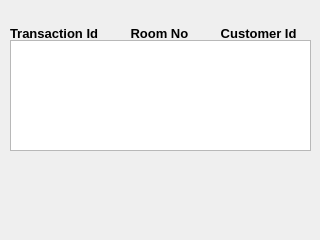
<?xml version="1.0" encoding="UTF-8"?>
<ui version="4.0">
 <class>transaction</class>
 <widget class="QDialog" name="transaction">
  <property name="windowModality">
   <enum>Qt::WindowModal</enum>
  </property>
  <property name="geometry">
   <rect>
    <x>0</x>
    <y>0</y>
    <width>320</width>
    <height>240</height>
   </rect>
  </property>
  <property name="windowTitle">
   <string>Booking Transaction</string>
  </property>
  <widget class="QListWidget" name="lstWidget">
   <property name="geometry">
    <rect>
     <x>10</x>
     <y>40</y>
     <width>301</width>
     <height>111</height>
    </rect>
   </property>
  </widget>
  <widget class="QLabel" name="label">
   <property name="geometry">
    <rect>
     <x>10</x>
     <y>23</y>
     <width>301</width>
     <height>20</height>
    </rect>
   </property>
   <property name="font">
    <font>
     <pointsize>10</pointsize>
     <weight>75</weight>
     <bold>true</bold>
    </font>
   </property>
   <property name="text">
    <string>Transaction Id         Room No         Customer Id         </string>
   </property>
  </widget>
 </widget>
 <resources/>
 <connections/>
</ui>
